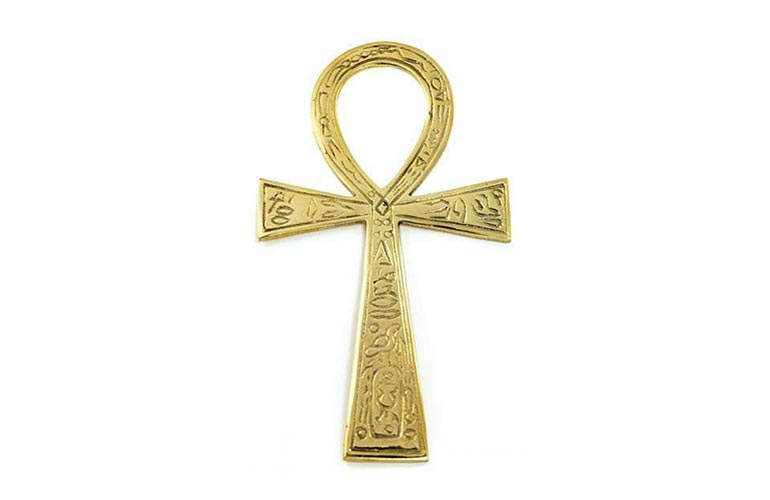
#> input picture The-Ankh.jpg, 770 x 500 px
$ jupyter execute --allow-errors chap15.ipynb   (older library calls are emulated)
#> lines starting #> are read from the running program, lines starting #| are printed output that depends on the picture; after the words box and inside, x2 and y2 are one past the last pixel; in counts of white or black regions, pixels touching at a corner belong together
## Image Gradients

[cell 1]
import cv2
import numpy as np
from matplotlib import pyplot as plt

[cell 2]
img = cv2.imread('sIMG_2164.jpg',0)
#> (the rest of this cell did not finish here and is left out)

## Canny Edge Detection

[cell 3]
img = cv2.imread('lena.png',0)
edges = cv2.Canny(img,100,200)
#> (the rest of this cell did not finish here and is left out)

[cell 4]
im = cv2.imread('The-Ankh.jpg')
#> im is the input picture: shape (500, 770, 3); mean B, G, R 240.9, 247.4, 249.1
imgray = cv2.cvtColor(im,cv2.COLOR_BGR2GRAY)
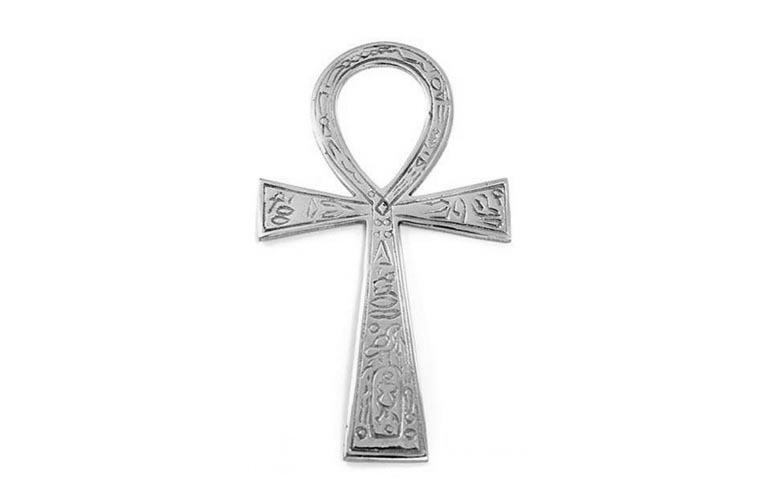
#> imgray: shape (500, 770); min 3, max 255, mean 247.2
imgray = cv2.GaussianBlur(imgray,(5,5),0)
ret, thresh = cv2.threshold(imgray,245,255,0)
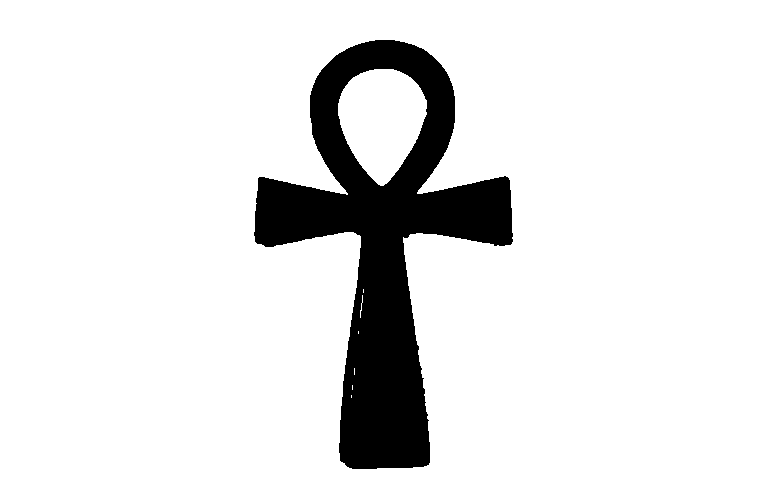
#> thresh: shape (500, 770); 89.6% white; 1 black region

kernel = np.ones((5,5),np.uint8)
# [4 lines of commented-out code are left out]
plt.figure(figsize=(24,8))
plt.subplot(1,3,1),plt.imshow(im)
plt.title('Original'), plt.xticks([]), plt.yticks([])
plt.subplot(1,3,2),plt.imshow(imgray,cmap = 'gray')
plt.title('Laplacian'), plt.xticks([]), plt.yticks([])
plt.subplot(1,3,3),plt.imshow(thresh,cmap= 'gray')
plt.title('Sobel X'), plt.xticks([]), plt.yticks([])
plt.show()
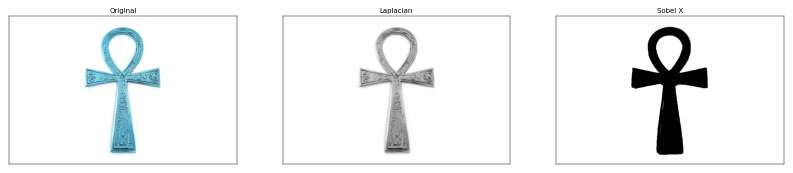
#> figure drawn by matplotlib, 3 panels; B, G, R data is drawn as R, G, B

[cell 5]
contours, hierarchy = cv2.findContours(thresh,cv2.RETR_TREE,cv2.CHAIN_APPROX_SIMPLE)
#> contours = 9 contours, 6 with area under 20; largest, box (x1, y1, x2, y2) and area: (0, 0, 770, 500) 383731, (253, 39, 514, 470) 47975, (338, 69, 427, 186) 7156
img0 = im.copy()
img1 = im.copy()
img0 = cv2.drawContours(img0, contours, 1, (255,0,0), 3)
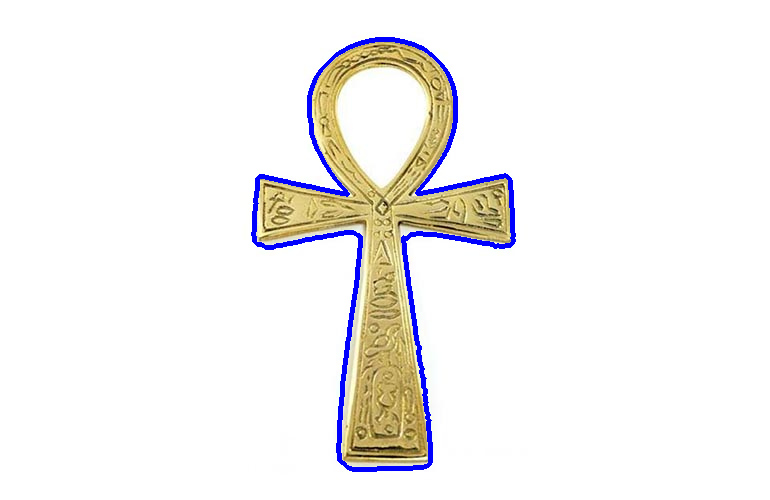
#> img0: shape (500, 770, 3); 1.87% of pixels changed, all inside (x1, y1, x2, y2) = (251, 37, 516, 472)
img1 = cv2.drawContours(img1, contours, 8, (255,0,0), 3)
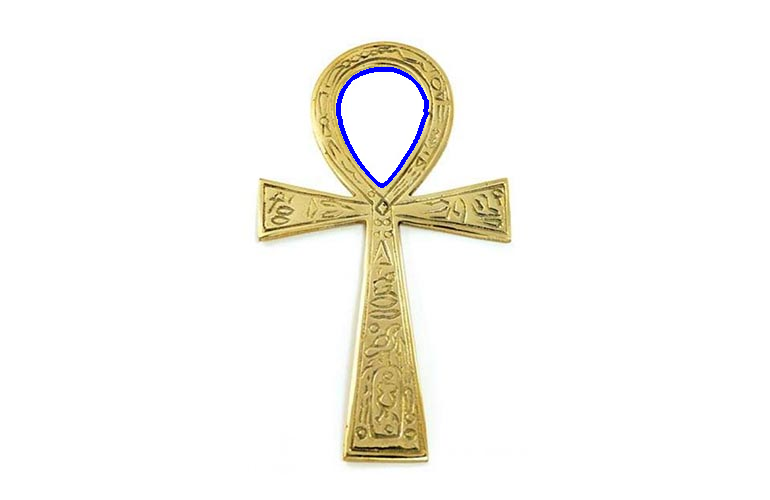
#> img1: shape (500, 770, 3); 0.36% of pixels changed, all inside (x1, y1, x2, y2) = (336, 67, 429, 188)

[cell 6]
len(contours)
#> Out = 9

[cell 7]
size =[]
for i in range(len(contours)):
    print(contours[i].shape)
#> this loop made 9 passes
#| (4, 1, 2)
#| (507, 1, 2)
#| (2, 1, 2)
#| (2, 1, 2)
#| (2, 1, 2)
#| (2, 1, 2)
#| (10, 1, 2)
#| (2, 1, 2)
#> (further printed lines are left out)

[cell 8]
plt.figure(figsize=(24,8))
plt.subplot(1,3,1),plt.imshow(im)
plt.title('Original'), plt.xticks([]), plt.yticks([])
plt.subplot(1,3,2),plt.imshow(img0,cmap = 'gray')
plt.title('Laplacian'), plt.xticks([]), plt.yticks([])
plt.subplot(1,3,3),plt.imshow(img1,cmap= 'gray')
plt.title('Sobel X'), plt.xticks([]), plt.yticks([])
plt.show()
#> figure, not shown here; B, G, R data is drawn as R, G, B

[cell 9]
print(len(contours))
#| 9

[cell 10]
size = []
for i in range(len(contours)):
    size.append((i,contours[i].shape[0]))
#> after the loop, size = [(0, 4), (1, 507), (2, 2), (3, 2), (4, 2), (5, 2), (6, 10), (7, 2), (8, 152)]

[cell 11]
print(size)
#| [(0, 4), (1, 507), (2, 2), (3, 2), (4, 2), (5, 2), (6, 10), (7, 2), (8, 152)]

[cell 12]
cnt = contours[8]
#> cnt = contour of 152 points, box (x1, y1, x2, y2) (338, 69, 427, 186), area 7156
M = cv2.moments(cnt)
#> M = moments, m00 7156, centre m10/m00, m01/m00 = (381.4, 119.6)
print(M)
#> (printed output is left out)

[cell 13]
area = cv2.contourArea(cnt)
#> area = 7156
perimeter = cv2.arcLength(cnt,True)
#> perimeter = 332.7
epsilon = 0.001*cv2.arcLength(cnt,True)
#> epsilon = 0.333
approx = cv2.approxPolyDP(cnt,epsilon,True)
#> approx = contour of 124 points, box (x1, y1, x2, y2) (338, 69, 427, 186), area 7156

[cell 14]
print(approx)
#> (printed output is left out)

[cell 15]
cx = int(M['m10']/M['m00'])
#> cx = 381
cy = int(M['m01']/M['m00'])
#> cy = 119
img0 = cv2.rectangle(img0,(cx-2,cy-2),(cx+2,cy+2),(0,0,255),2)
#> img0: shape (500, 770, 3); 0.01% of pixels changed, all inside (x1, y1, x2, y2) = (378, 116, 385, 123)
img1 = cv2.drawContours(img1, approx, 0, (255,0,0), 3)

[cell 16]
plt.figure(figsize=(24,8))
plt.subplot(1,3,1),plt.imshow(im)
plt.title('Original'), plt.xticks([]), plt.yticks([])
plt.subplot(1,3,2),plt.imshow(img0,cmap = 'gray')
plt.title('Laplacian'), plt.xticks([]), plt.yticks([])
plt.subplot(1,3,3),plt.imshow(img1,cmap= 'gray')
plt.title('Sobel X'), plt.xticks([]), plt.yticks([])
plt.show()
#> figure, not shown here; B, G, R data is drawn as R, G, B

[cell 17]
hull = cv2.convexHull(approx)
#> hull = contour of 38 points, box (x1, y1, x2, y2) (338, 69, 427, 186), area 7240

[cell 18]
x,y,w,h = cv2.boundingRect(cnt)
#> x = 338; y = 69; w = 89; h = 117

[cell 19]
rect = cv2.minAreaRect(cnt)
#> rect = ((377, 119.2), (106.8, 90.14), -56.31)
